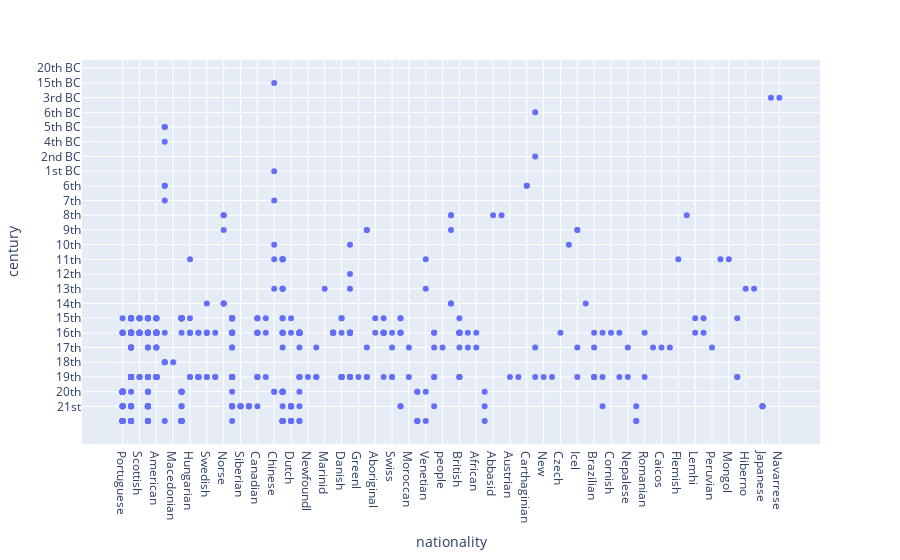

The code cell stored with this chart in its notebook:
### Markdown cell above
**Plot scatter chart for explorer nationality and century distributions.**

### Code cell
# Scatter chart for nationality, century explorer data distributions
fig = px.scatter(data, x='nationality', y='century')
fig.update_yaxes(tickmode = 'array',ticktext=["21st","20th","19th","18th","17th","16th","15th","14th","13th","12th","11th","10th","9th","8th","7th","6th", "1st BC","2nd BC","4th BC", "5th BC", "6th BC","3rd BC","15th BC","20th BC"],
                tickvals=["1","2","3","4","5","6","7","8","9","10","11","12","13","14","15","16", "17","18","19", "20", "21","22","23","24"])
fig.update_xaxes(type='-',nticks=50)

fig.show()

### Figure 1 — Plotly figure (JSON) as saved in the notebook; plotly's stock layout.template omitted (floating-point values rounded to 4 significant figures; data arrays with more than 128 entries replaced by an {"elided": "..."} marker saying what was removed)
{"data": [{"hovertemplate": "nationality=%{x}<br>century=%{y}<extra></extra>", "legendgroup": "", "marker": {"color": "#636efa", "symbol": "circle"}, "mode": "markers", "name": "", "orientation": "v", "showlegend": false, "type": "scatter", "x": {"elided": "787 str values"}, "xaxis": "x", "y": {"elided": "787 str values"}, "yaxis": "y"}], "layout": {"autosize": true, "legend": {"tracegroupgap": 0}, "margin": {"t": 60}, "xaxis": {"anchor": "y", "autorange": true, "domain": [0, 1], "nticks": 50, "range": [-4.551, 82.55], "title": {"text": "nationality"}, "type": "category"}, "yaxis": {"anchor": "x", "autorange": true, "domain": [0, 1], "range": [-1.645, 24.65], "tickmode": "array", "ticktext": ["21st", "20th", "19th", "18th", "17th", "16th", "15th", "14th", "13th", "12th", "11th", "10th", "9th", "8th", "7th", "6th", "1st BC", "2nd BC", "4th BC", "5th BC", "6th BC", "3rd BC", "15th BC", "20th BC"], "tickvals": ["1", "2", "3", "4", "5", "6", "7", "8", "9", "10", "11", "12", "13", "14", "15", "16", "17", "18", "19", "20", "21", "22", "23", "24"], "title": {"text": "century"}, "type": "category"}}}
